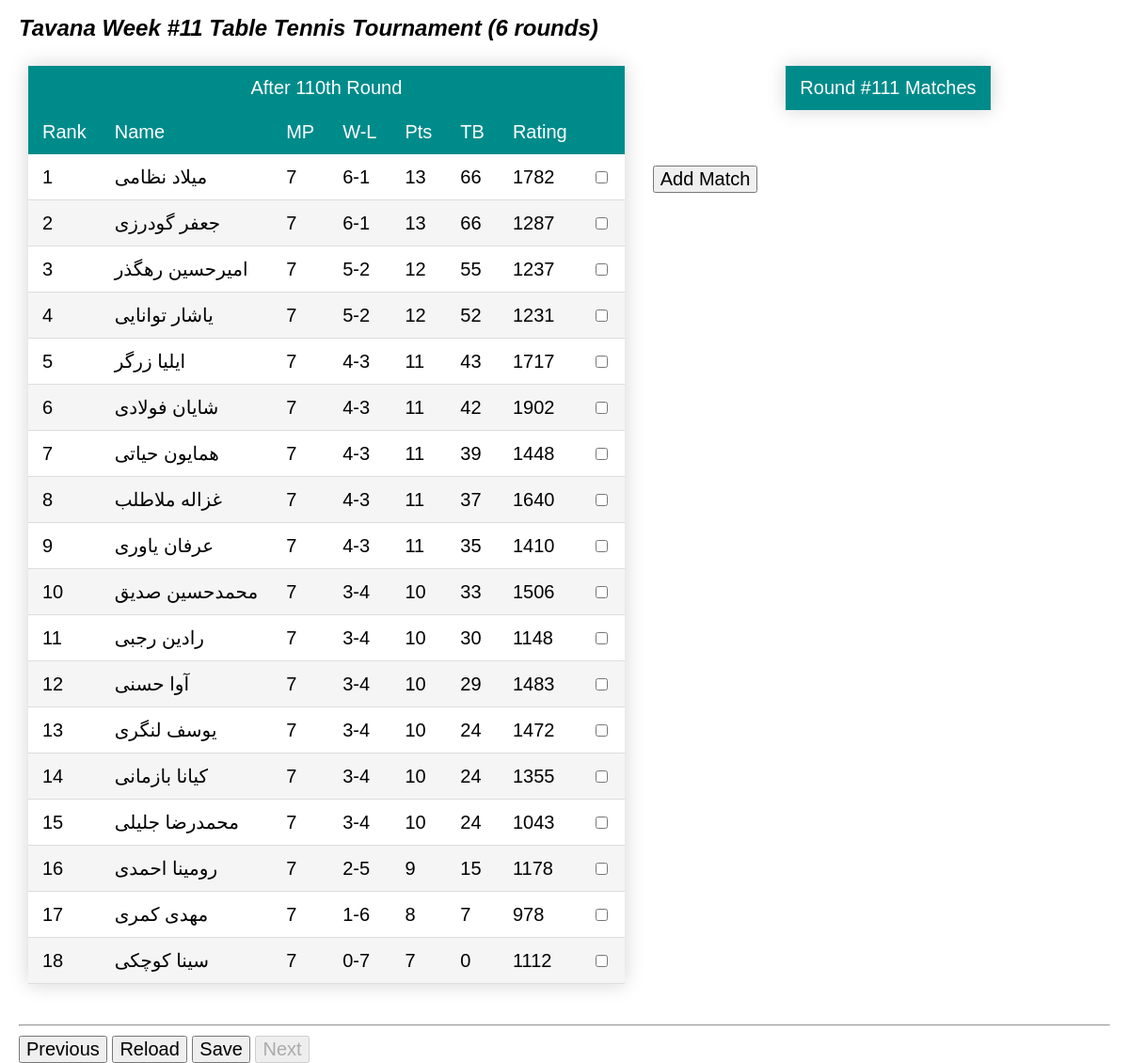
The page /111/round111/ on the database its author committed.
### app/models.py (models this page shows, shortened)
class Tournament(models.Model):
    name = models.CharField(max_length=100, null=False, unique=True)
    sport = models.ForeignKey(Sport(), on_delete=models.CASCADE, null=True)
    number_of_rounds = models.IntegerField(null=True)
    class Meta:
        ordering = ['sport', 'name', ]

class Sport(models.Model):
    name = models.CharField(max_length=20, unique=True, null=False)
    def __str__(self):
        return self.name

### app/views.py (the view)
# urls.py: path('<int:tournamentId>/round<int:round>/',
def round(request, tournamentId, round):
    print('==========round==========')
    theTour = models.Tournament.objects.get(id=tournamentId)
    results = models.Match.objects.filter(tournament=theTour, round=round)
    mytable = table(tournamentId, round-1)
    for match in results:
        mytable[match.player1.id]['selected'] = True
        mytable[match.player2.id]['selected'] = True
    context = {'tournament': theTour, 'round': round,
               'results': results, 'table': mytable, }
    return render(request, 'round.html', context)

### app/models.py (called while the page is built)
    def __str__(self):
        return self.firstname+' '+self.lastname

### app/views.py (called while the page is built)
def points(won, drawn, lost, sport='Table Tennis'):
    return 2*won+1*lost

def tiebreak(Sa, Sb, Pa, Pb):
    tiebreak = Pb if Sa > Sb else 0.5*Sb if Sa == Sb else 0
    return tiebreak

def rating_change(Sa, Sb, Ra, Rb, K=60):
    if (Rb == 0 and Sa > Sb) or (Ra == 0 and Sa < Sb):
        return 0
    S = 1 if Sa > Sb else (0 if Sa < Sb else 0.5)
    Ea = (10**(Ra/400))/(10**(Ra/400)+10**(Rb/400))
    return K*(S-Ea)

### app/templates/round.html (shortened to what this page needs)
{% extends "template.html" %}
{% load humanize %}
{% block content %}
<h1> {{ tournament.name }} {{ tournament.sport }} Tournament ({{ tournament.number_of_rounds }} rounds) </h1>
<div style="display: flex; flex-wrap: wrap;">
    <div>
        <form id="form1" onsubmit="return false;">
            <table id="tbTable" class="styled-table">
                <thead>
                    <tr>
                        <td align=center colspan="8"> After {{ round|add:-1|ordinal }} Round </td>
                    </tr>
                    <tr>
                        <td>Rank</td>
                        <td>Name</td>
                        <td>MP</td>
                        <td nowrap>W-L</td>
                        <td>Pts</td>
                        <td>TB</td>
                        <td>Rating</td>
                        <td></td>
                    </tr>
                </thead>
                <tbody>
                    {% for id , participant in table.items %}
                    <tr id={{id}}>
                        <td> {{ forloop.counter }} </td>
                        <td nowrap> {{ participant.playerName }} </td>
                        <td> {{ participant.played }} </td>
                        <td nowrap> {{ participant.won }}-{{ participant.lost }} </td>
                        <td> {{ participant.points|floatformat }} </td>
                        <td> {{ participant.tiebreak|floatformat }} </td>
                        <td> {{ participant.rating|floatformat:0 }} </td>
                        <td>
                            <input type="checkbox" tabindex=-1 {% if participant.selected %} disabled checked {%endif%}>
                        </td>
                    </tr>
                    {% endfor %}
                </tbody>
            </table>
        </form>
    </div>
    <div style="padding:10% 20px; display: flex; align-items: baseline;">
        <input type="submit" form="form1" value="Add Match" onclick="add_match()">
    </div>
    <div>
        <form id="theForm" method="POST">
            <table id="tbMatches" class="styled-table">
                <thead>
                    <tr>
                        <td align=center colspan="5"> Round #{{ round }} Matches </td>
                    </tr>
                </thead>
            </table>
        </form>
    </div>
</div>
{% endblock %}

### app/static/style.css (style rules this page uses)
body { font-family: Calibri, Arial, sans-serif; font-size: 20px; margin: 0px 20px; }
* { font-family: Calibri, Arial, sans-serif; font-size: 20px; }
h1 { font-family: Cambria, Calibri, Arial, sans-serif; font-size: x-large; font-style: italic; }
input { margin-left: 0em; }

### app/templates/round.html (style rules this page uses)
.styled-table { border-collapse: collapse; margin: 10px; box-shadow: 0 0 20px lightgray; }
.styled-table thead tr { background-color: darkcyan; color: white; text-align: left; }
.styled-table tbody tr { border-bottom: 1px solid #dddddd; }
.styled-table th, .styled-table td { padding: 12px 15px; }
.styled-table tbody tr:nth-of-type(even) { background-color: whitesmoke; }

### rows shown on the page
Tournament: name "Tavana Week #11", sport "Table Tennis", number_of_rounds "6"

### other values the page prints
{{ round|add:-1|ordinal }} "110th"
{{ participant.playerName }} "میلاد نظامی" "جعفر گودرزی" "امیرحسین رهگذر" "یاشار توانایی" "ایلیا زرگر" "شایان فولادی" "همایون حیاتی" "غزاله ملاطلب" "عرفان یاوری" "محمدحسین صدیق" "رادین رجبی" "آوا حسنی" "یوسف لنگری" "کیانا بازمانی" "محمدرضا جلیلی" "رومینا احمدی" "مهدی کمری" "سینا کوچکی"
{{ participant.played }} "7" "7" "7" "7" "7" "7" "7" "7" "7" "7" "7" "7" "7" "7" "7" "7" "7" "7"
{{ participant.won }} "6" "6" "5" "5" "4" "4" "4" "4" "4" "3" "3" "3" "3" "3" "3" "2" "1" "0"
{{ participant.lost }} "1" "1" "2" "2" "3" "3" "3" "3" "3" "4" "4" "4" "4" "4" "4" "5" "6" "7"
{{ participant.points|floatformat }} "13" "13" "12" "12" "11" "11" "11" "11" "11" "10" "10" "10" "10" "10" "10" "9" "8" "7"
{{ participant.tiebreak|floatformat }} "66" "66" "55" "52" "43" "42" "39" "37" "35" "33" "30" "29" "24" "24" "24" "15" "7" "0"
{{ participant.rating|floatformat:0 }} "1782" "1287" "1237" "1231" "1717" "1902" "1448" "1640" "1410" "1506" "1148" "1483" "1472" "1355" "1043" "1178" "978" "1112"
{{ round }} "111"
